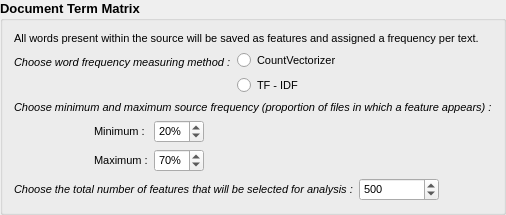
             <widget class="QGroupBox" name="dtm_groupBox">
              <property name="font">
               <font>
                <pointsize>10</pointsize>
                <weight>75</weight>
                <bold>true</bold>
               </font>
              </property>
              <property name="title">
               <string notr="true">Document Term Matrix</string>
              </property>
              <layout class="QVBoxLayout" name="verticalLayout_8">
               <item>
                <widget class="QLabel" name="dtm_label_1">
                 <property name="font">
                  <font>
                   <pointsize>8</pointsize>
                   <weight>50</weight>
                   <bold>false</bold>
                  </font>
                 </property>
                 <property name="text">
                  <string notr="true">All words present within the source will be saved as features and assigned a frequency per text.</string>
                 </property>
                </widget>
               </item>
               <item>
                <layout class="QFormLayout" name="dtm_formLayout_1">
                 <item row="0" column="0">
                  <widget class="QLabel" name="dtm_label_2">
                   <property name="font">
                    <font>
                     <pointsize>8</pointsize>
                     <weight>50</weight>
                     <italic>true</italic>
                     <bold>false</bold>
                    </font>
                   </property>
                   <property name="toolTip">
                    <string notr="true"/>
                   </property>
                   <property name="text">
                    <string notr="true">Choose word frequency measuring method :</string>
                   </property>
                  </widget>
                 </item>
                 <item row="0" column="1">
                  <layout class="QVBoxLayout" name="dtm_frequency_buttons">
                   <item>
                    <widget class="QRadioButton" name="countvectorizer_radioButton">
                     <property name="font">
                      <font>
                       <pointsize>8</pointsize>
                       <weight>50</weight>
                       <bold>false</bold>
                      </font>
                     </property>
                     <property name="cursor">
                      <cursorShape>PointingHandCursor</cursorShape>
                     </property>
                     <property name="text">
                      <string notr="true">CountVectorizer</string>
                     </property>
                     <attribute name="buttonGroup">
                      <string notr="true">vectorizer_buttonGroup</string>
                     </attribute>
                    </widget>
                   </item>
                   <item>
                    <widget class="QRadioButton" name="tf_idf_radioButton">
                     <property name="font">
                      <font>
                       <pointsize>8</pointsize>
                       <weight>50</weight>
                       <bold>false</bold>
                      </font>
                     </property>
                     <property name="cursor">
                      <cursorShape>PointingHandCursor</cursorShape>
                     </property>
                     <property name="text">
                      <string notr="true">TF - IDF</string>
                     </property>
                     <attribute name="buttonGroup">
                      <string notr="true">vectorizer_buttonGroup</string>
                     </attribute>
                    </widget>
                   </item>
                  </layout>
                 </item>
                </layout>
               </item>
               <item>
                <widget class="QLabel" name="dtm_label_3">
                 <property name="font">
                  <font>
                   <pointsize>8</pointsize>
                   <weight>50</weight>
                   <italic>true</italic>
                   <bold>false</bold>
                  </font>
                 </property>
                 <property name="text">
                  <string notr="true">Choose minimum and maximum source frequency (proportion of files in which a feature appears) :</string>
                 </property>
                </widget>
               </item>
               <item>
                <layout class="QHBoxLayout" name="dtm_horizontalLayout">
                 <item>
                  <spacer name="horizontalSpacer">
                   <property name="orientation">
                    <enum>Qt::Horizontal</enum>
                   </property>
                   <property name="sizeType">
                    <enum>QSizePolicy::Maximum</enum>
                   </property>
                   <property name="sizeHint" stdset="0">
                    <size>
                     <width>80</width>
                     <height>20</height>
                    </size>
                   </property>
                  </spacer>
                 </item>
                 <item>
                  <layout class="QFormLayout" name="dtm_frequency_spinBoxes">
                   <item row="0" column="0">
                    <widget class="QLabel" name="min_df_label">
                     <property name="maximumSize">
                      <size>
                       <width>58</width>
                       <height>16777215</height>
                      </size>
                     </property>
                     <property name="font">
                      <font>
                       <pointsize>8</pointsize>
                       <weight>50</weight>
                       <bold>false</bold>
                      </font>
                     </property>
                     <property name="text">
                      <string notr="true">Minimum :</string>
                     </property>
                    </widget>
                   </item>
                   <item row="0" column="1">
                    <widget class="QSpinBox" name="min_df_spinBox">
                     <property name="maximumSize">
                      <size>
                       <width>50</width>
                       <height>16777215</height>
                      </size>
                     </property>
                     <property name="font">
                      <font>
                       <pointsize>8</pointsize>
                       <weight>50</weight>
                       <bold>false</bold>
                      </font>
                     </property>
                     <property name="suffix">
                      <string notr="true">%</string>
                     </property>
                     <property name="maximum">
                      <number>100</number>
                     </property>
                     <property name="singleStep">
                      <number>1</number>
                     </property>
                     <property name="value">
                      <number>20</number>
                     </property>
                    </widget>
                   </item>
                   <item row="1" column="0">
                    <widget class="QLabel" name="max_df_label">
                     <property name="maximumSize">
                      <size>
                       <width>58</width>
                       <height>16777215</height>
                      </size>
                     </property>
                     <property name="font">
                      <font>
                       <pointsize>8</pointsize>
                       <weight>50</weight>
                       <bold>false</bold>
                      </font>
                     </property>
                     <property name="text">
                      <string notr="true">Maximum :</string>
                     </property>
                    </widget>
                   </item>
                   <item row="1" column="1">
                    <widget class="QSpinBox" name="max_df_spinBox">
                     <property name="maximumSize">
                      <size>
                       <width>50</width>
                       <height>16777215</height>
                      </size>
                     </property>
                     <property name="font">
                      <font>
                       <pointsize>8</pointsize>
                       <weight>50</weight>
                       <bold>false</bold>
                      </font>
                     </property>
                     <property name="suffix">
                      <string notr="true">%</string>
                     </property>
                     <property name="maximum">
                      <number>100</number>
                     </property>
                     <property name="singleStep">
                      <number>1</number>
                     </property>
                     <property name="value">
                      <number>70</number>
                     </property>
                    </widget>
                   </item>
                  </layout>
                 </item>
                </layout>
               </item>
               <item>
                <layout class="QFormLayout" name="dtm_formLayout_2">
                 <item row="0" column="0">
                  <widget class="QLabel" name="dtm_label_4">
                   <property name="font">
                    <font>
                     <pointsize>8</pointsize>
                     <weight>50</weight>
                     <italic>true</italic>
                     <bold>false</bold>
                    </font>
                   </property>
                   <property name="text">
                    <string notr="true">Choose the total number of features that will be selected for analysis :</string>
                   </property>
                  </widget>
                 </item>
                 <item row="0" column="1">
                  <widget class="QSpinBox" name="number_features_spinBox">
                   <property name="maximumSize">
                    <size>
                     <width>80</width>
                     <height>16777215</height>
                    </size>
                   </property>
                   <property name="font">
                    <font>
                     <pointsize>8</pointsize>
                     <weight>50</weight>
                     <bold>false</bold>
                    </font>
                   </property>
                   <property name="maximum">
                    <number>10000</number>
                   </property>
                   <property name="value">
                    <number>500</number>
                   </property>
                  </widget>
                 </item>
                </layout>
               </item>
              </layout>
             </widget>
